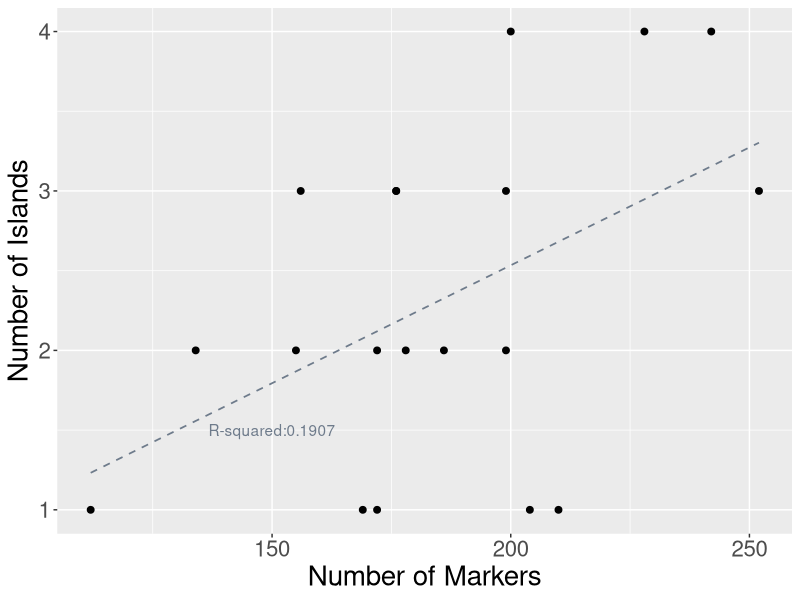
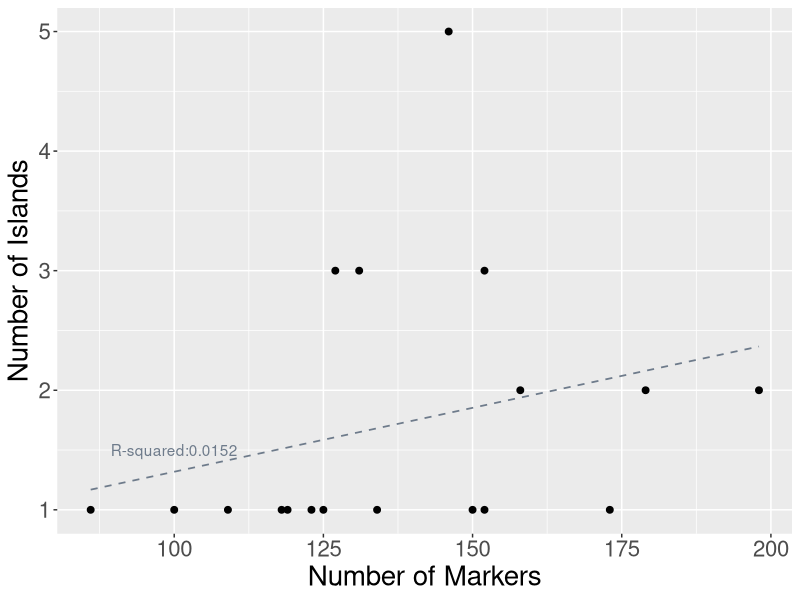
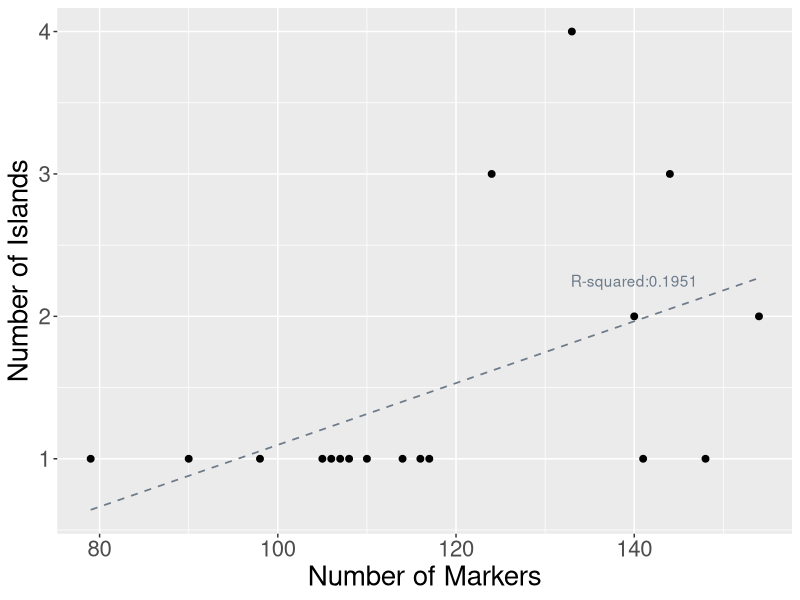
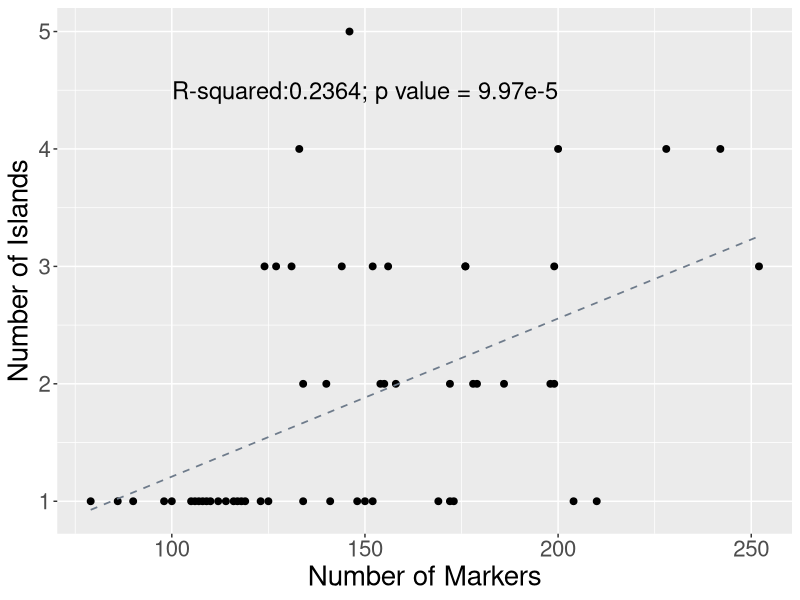
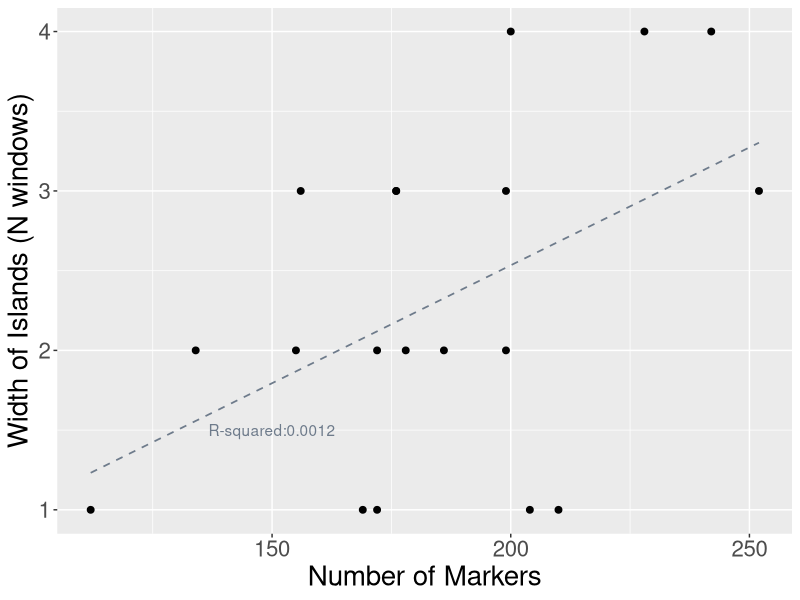
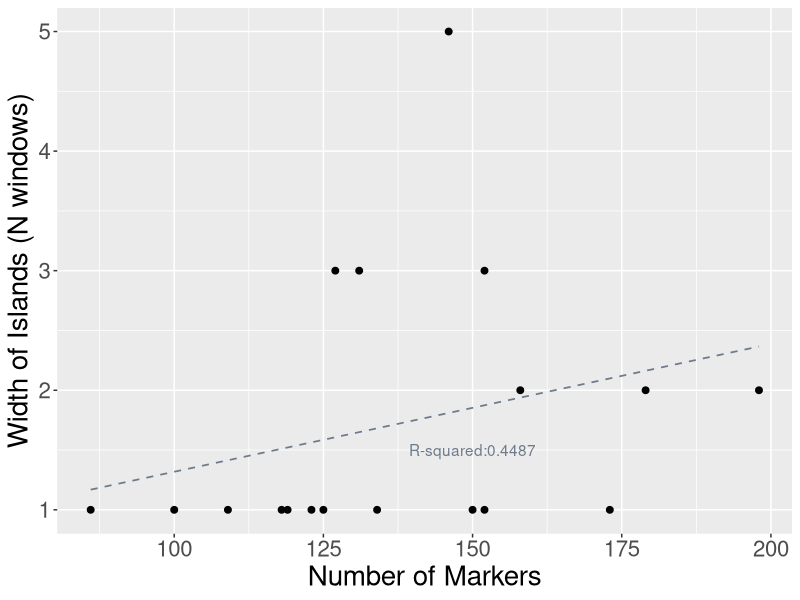
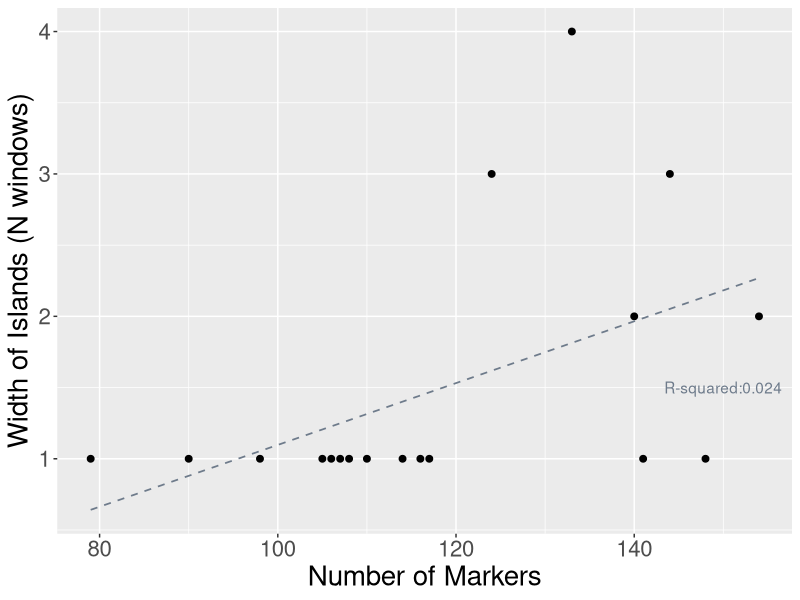
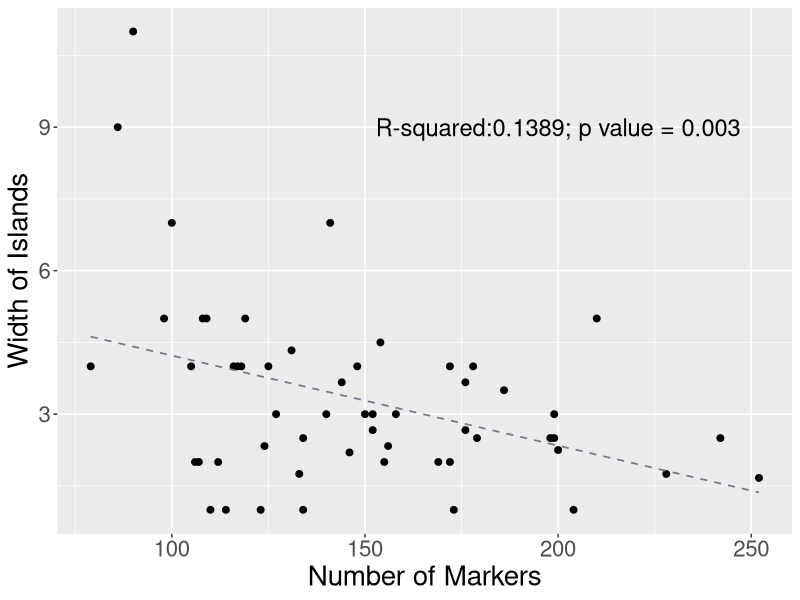

Generate these figures, in order, with R:
############# Correlation between # markers & islands ##############
#
# This script will plot the # of markers v. the # / width of islands on each chromosome
#     and produce an R^2 value
#
# MF 4/6/2018 for PCod Compare Project
#
#####################################################################


# Install Packages --------------------------------------------------------
install.packages("dplyr")
install.packages("ggplot2")
library(readr)
library(ggplot2)
library(dplyr)



# Load Data -------------------------------------------------------------
setwd("D:/Pacific cod/DataAnalysis/PCod-Compare-repo/analyses/SlidingWindow")

## east & west
mydata_islands <- read_delim("batch_8_eastwest_islands.txt", "\t", escape_double = FALSE, trim_ws = TRUE)
head(mydata_islands)
colnames(mydata_islands) <- c("chromosome", "windows_per_island")

mydata_markers <- read_delim("EastvWest/batch_8_SWA_input_eastwest_globalFst_filtered_sorted.txt","\t", escape_double = FALSE, trim_ws = TRUE)
head(mydata_markers)

## west (note had to select out columns b/c i also had start & end positions in dataframe)
west_islands <- read_delim("batch_8_west_islands.txt", "\t", escape_double = FALSE, trim_ws = TRUE)
head(west_islands)
colnames(west_islands) <- c("chromosome", "windows_per_island", "start", "end")
west_islands <- select(west_islands, chromosome, windows_per_island)
head(west_islands)


west_markers <- read_delim("West/batch_8_SWA_input_west_sorted.txt","\t", escape_double = FALSE, trim_ws = TRUE)
head(west_markers)



## east
east_islands <- read_delim("batch_8_east_islands.txt", "\t", escape_double = FALSE, trim_ws = TRUE)
head(east_islands)
colnames(east_islands) <- c("chromosome", "windows_per_island", "start", "end")
east_islands <- select(east_islands, chromosome, windows_per_island)
head(east_islands)

east_markers <- read_delim("East/batch_8_SWA_input_east_sorted.txt","\t", escape_double = FALSE, trim_ws = TRUE)
head(east_markers)



# Calculate markers / islands per linkage group -------------------------------------
## count number of islands / markers per chromosome
mydata_markers_perlg <- mydata_markers %>%
  group_by(chromosome) %>%
  summarise(marker_count = length(Locus))
head(mydata_markers_perlg)

mydata_islands_perlg <- mydata_islands %>%
  group_by(chromosome) %>%
  summarise(island_count = length(windows_per_island))
head(mydata_islands_perlg)

mydata_width_perlg <- mydata_islands %>%
  group_by(chromosome) %>%
  summarise(island_width = mean(windows_per_island))
head(mydata_width_perlg)


## join data frames by loci (left join b/c not all chromosomes have islands)
mydata_islands_perlg$chromosome <- as.character(mydata_islands_perlg$chromosome)
mydata_width_perlg$chromosome <- as.character(mydata_width_perlg$chromosome)
mydata_joined <- left_join(mydata_islands_perlg, mydata_markers_perlg, by="chromosome")
mydata_joined <- full_join(mydata_joined, mydata_width_perlg, by="chromosome")
mydata_joined




## west
west_markers_perlg <- west_markers %>%
  group_by(chromosome) %>%
  summarise(marker_count = length(Locus))
head(west_markers_perlg)

west_islands_perlg <- west_islands %>%
  group_by(chromosome) %>%
  summarise(island_count = length(windows_per_island))
head(west_islands_perlg)

west_width_perlg <- west_islands %>%
  group_by(chromosome) %>%
  summarise(island_width = mean(windows_per_island))
head(west_width_perlg)

west_islands_perlg$chromosome <- as.character(west_islands_perlg$chromosome)
west_width_perlg$chromosome <- as.character(west_width_perlg$chromosome)
west_joined <- left_join(west_islands_perlg, west_markers_perlg, by="chromosome")
west_joined <- full_join(west_joined, west_width_perlg, by="chromosome")
west_joined


## east
east_markers_perlg <- east_markers %>%
  group_by(chromosome) %>%
  summarise(marker_count = length(Locus))
head(east_markers_perlg)

east_islands_perlg <- east_islands %>%
  group_by(chromosome) %>%
  summarise(island_count = length(windows_per_island))
head(east_islands_perlg)

east_width_perlg <- east_islands %>%
  group_by(chromosome) %>%
  summarise(island_width = mean(windows_per_island))
head(east_width_perlg)

east_islands_perlg$chromosome <- as.character(east_islands_perlg$chromosome)
east_width_perlg$chromosome <- as.character(east_width_perlg$chromosome)
east_joined <- left_join(east_islands_perlg, east_markers_perlg, by="chromosome")
east_joined <- full_join(east_joined, east_width_perlg, by="chromosome")
east_joined




## overall
all_marker_island_data <- rbind(mydata_joined, west_joined, east_joined)
dim(all_marker_island_data)
View(all_marker_island_data)


# Plot Number Islands v. Number Markers -----------------------------------

fit <- lm(island_count ~ marker_count, data=mydata_joined)
summary(fit)

ggplot(mydata_joined, aes(x=marker_count,y=island_count)) +
  geom_point(size=2) +
  xlab("Number of Markers") +
  ylab("Number of Islands") +
  theme(axis.text=element_text(size=16), axis.title=element_text(size=20)) +
  geom_smooth(method="lm", se=F, linetype = 2, color="lightsteelblue4", size=0.6) +
  annotate("text", label="R-squared:0.1907", x=150,y=1.5, color="lightsteelblue4")

## west
fit <- lm(island_count ~ marker_count, data=west_joined)
summary(fit)

ggplot(west_joined, aes(x=marker_count,y=island_count)) +
  geom_point(size=2) +
  xlab("Number of Markers") +
  ylab("Number of Islands") +
  theme(axis.text=element_text(size=16), axis.title=element_text(size=20)) +
  geom_smooth(method="lm", se=F, linetype = 2, color="lightsteelblue4", size=0.6) +
  annotate("text", label="R-squared:0.0152", x=100,y=1.5, color="lightsteelblue4")


## east
fit <- lm(island_count ~ marker_count, data=east_joined)
summary(fit)

ggplot(east_joined, aes(x=marker_count,y=island_count)) +
  geom_point(size=2) +
  xlab("Number of Markers") +
  ylab("Number of Islands") +
  theme(axis.text=element_text(size=16), axis.title=element_text(size=20)) +
  geom_smooth(method="lm", se=F, linetype = 2, color="lightsteelblue4", size=0.6) +
  annotate("text", label="R-squared:0.1951", x=140,y=2.25, color="lightsteelblue4")



## all

fit <- lm(island_count ~ marker_count, data=all_marker_island_data)
summary(fit)
ggplot(all_marker_island_data, aes(x=marker_count,y=island_count)) +
  geom_point(size=2) +
  xlab("Number of Markers") +
  ylab("Number of Islands") +
  theme(axis.text=element_text(size=16), axis.title=element_text(size=20)) +
  geom_smooth(method="lm", se=F, linetype = 2, color="lightsteelblue4", size=0.6) +
  annotate("text", label="R-squared:0.2364; p value = 9.97e-5", x=150,y=4.5, color="black", size = 6)




# Plot Width of Islands v. Number Markers ---------------------------------


fit <- lm(island_width ~ marker_count, data=mydata_joined)
summary(fit)

ggplot(mydata_joined, aes(x=marker_count,y=island_count)) +
  geom_point(size=2) +
  xlab("Number of Markers") +
  ylab("Width of Islands (N windows)") +
  theme(axis.text=element_text(size=16), axis.title=element_text(size=20)) +
  geom_smooth(method="lm", se=F, linetype = 2, color="lightsteelblue4", size=0.6) +
  annotate("text", label="R-squared:0.0012", x=150,y=1.5, color="lightsteelblue4")



## west


fit <- lm(island_width ~ marker_count, data=west_joined)
summary(fit)

ggplot(west_joined, aes(x=marker_count,y=island_count)) +
  geom_point(size=2) +
  xlab("Number of Markers") +
  ylab("Width of Islands (N windows)") +
  theme(axis.text=element_text(size=16), axis.title=element_text(size=20)) +
  geom_smooth(method="lm", se=F, linetype = 2, color="lightsteelblue4", size=0.6) +
  annotate("text", label="R-squared:0.4487", x=150,y=1.5, color="lightsteelblue4")


## east


fit <- lm(island_width ~ marker_count, data=east_joined)
summary(fit)

ggplot(east_joined, aes(x=marker_count,y=island_count)) +
  geom_point(size=2) +
  xlab("Number of Markers") +
  ylab("Width of Islands (N windows)") +
  theme(axis.text=element_text(size=16), axis.title=element_text(size=20)) +
  geom_smooth(method="lm", se=F, linetype = 2, color="lightsteelblue4", size=0.6) +
  annotate("text", label="R-squared:0.024", x=150,y=1.5, color="lightsteelblue4")




## all

fit <- lm(island_width ~ marker_count, data=all_marker_island_data)
summary(fit)
ggplot(all_marker_island_data, aes(x=marker_count,y=island_width)) +
  geom_point(size=2) +
  xlab("Number of Markers") +
  ylab("Width of Islands") +
  theme(axis.text=element_text(size=16), axis.title=element_text(size=20)) +
  geom_smooth(method="lm", se=F, linetype = 2, color="lightsteelblue4", size=0.6) +
  annotate("text", label="R-squared:0.1389; p value = 0.003", x=200,y=9, color="black", size=6)


